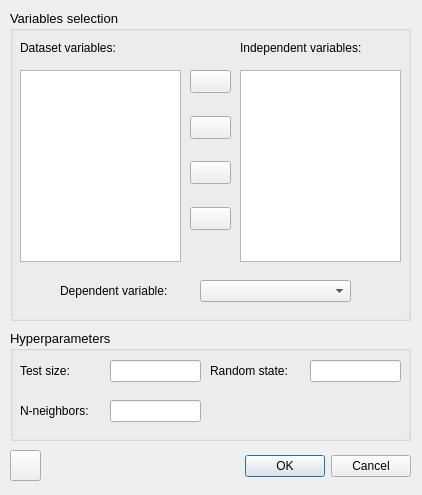
<?xml version="1.0" encoding="UTF-8"?>
<ui version="4.0">
 <class>linear_regressor</class>
 <widget class="QWidget" name="linear_regressor">
  <property name="geometry">
   <rect>
    <x>0</x>
    <y>0</y>
    <width>422</width>
    <height>495</height>
   </rect>
  </property>
  <property name="windowTitle">
   <string>KNN regression</string>
  </property>
  <widget class="QGroupBox" name="groupBox">
   <property name="geometry">
    <rect>
     <x>10</x>
     <y>10</y>
     <width>401</width>
     <height>311</height>
    </rect>
   </property>
   <property name="font">
    <font>
     <pointsize>10</pointsize>
    </font>
   </property>
   <property name="title">
    <string>Variables selection</string>
   </property>
   <widget class="QLabel" name="label_9">
    <property name="geometry">
     <rect>
      <x>50</x>
      <y>270</y>
      <width>141</width>
      <height>21</height>
     </rect>
    </property>
    <property name="font">
     <font>
      <pointsize>9</pointsize>
     </font>
    </property>
    <property name="text">
     <string>Dependent variable:</string>
    </property>
   </widget>
   <widget class="QLabel" name="label_8">
    <property name="geometry">
     <rect>
      <x>230</x>
      <y>30</y>
      <width>181</width>
      <height>16</height>
     </rect>
    </property>
    <property name="font">
     <font>
      <pointsize>9</pointsize>
     </font>
    </property>
    <property name="text">
     <string>Independent variables:</string>
    </property>
   </widget>
   <widget class="QListWidget" name="listWidget_2">
    <property name="geometry">
     <rect>
      <x>230</x>
      <y>60</y>
      <width>161</width>
      <height>192</height>
     </rect>
    </property>
   </widget>
   <widget class="QWidget" name="verticalLayoutWidget">
    <property name="geometry">
     <rect>
      <x>180</x>
      <y>60</y>
      <width>41</width>
      <height>160</height>
     </rect>
    </property>
    <layout class="QVBoxLayout" name="verticalLayout">
     <item>
      <widget class="QPushButton" name="pushButton_1">
       <property name="text">
        <string/>
       </property>
       <property name="icon">
        <iconset>
         <normaloff>../feather/chevrons-right.svg</normaloff>../feather/chevrons-right.svg</iconset>
       </property>
      </widget>
     </item>
     <item>
      <spacer name="verticalSpacer">
       <property name="orientation">
        <enum>Qt::Vertical</enum>
       </property>
       <property name="sizeHint" stdset="0">
        <size>
         <width>20</width>
         <height>40</height>
        </size>
       </property>
      </spacer>
     </item>
     <item>
      <widget class="QPushButton" name="pushButton_2">
       <property name="text">
        <string/>
       </property>
       <property name="icon">
        <iconset>
         <normaloff>../feather/chevron-right.svg</normaloff>../feather/chevron-right.svg</iconset>
       </property>
      </widget>
     </item>
     <item>
      <spacer name="verticalSpacer_2">
       <property name="orientation">
        <enum>Qt::Vertical</enum>
       </property>
       <property name="sizeHint" stdset="0">
        <size>
         <width>20</width>
         <height>40</height>
        </size>
       </property>
      </spacer>
     </item>
     <item>
      <widget class="QPushButton" name="pushButton_3">
       <property name="text">
        <string/>
       </property>
       <property name="icon">
        <iconset>
         <normaloff>../feather/chevron-left.svg</normaloff>../feather/chevron-left.svg</iconset>
       </property>
      </widget>
     </item>
     <item>
      <spacer name="verticalSpacer_3">
       <property name="orientation">
        <enum>Qt::Vertical</enum>
       </property>
       <property name="sizeHint" stdset="0">
        <size>
         <width>20</width>
         <height>40</height>
        </size>
       </property>
      </spacer>
     </item>
     <item>
      <widget class="QPushButton" name="pushButton_4">
       <property name="text">
        <string/>
       </property>
       <property name="icon">
        <iconset>
         <normaloff>../feather/chevrons-left.svg</normaloff>../feather/chevrons-left.svg</iconset>
       </property>
      </widget>
     </item>
    </layout>
   </widget>
   <widget class="QListWidget" name="listWidget">
    <property name="geometry">
     <rect>
      <x>10</x>
      <y>60</y>
      <width>161</width>
      <height>192</height>
     </rect>
    </property>
   </widget>
   <widget class="QComboBox" name="comboBox">
    <property name="geometry">
     <rect>
      <x>190</x>
      <y>270</y>
      <width>151</width>
      <height>22</height>
     </rect>
    </property>
   </widget>
   <widget class="QLabel" name="label_7">
    <property name="geometry">
     <rect>
      <x>10</x>
      <y>30</y>
      <width>141</width>
      <height>16</height>
     </rect>
    </property>
    <property name="font">
     <font>
      <pointsize>9</pointsize>
     </font>
    </property>
    <property name="text">
     <string>Dataset variables:</string>
    </property>
   </widget>
  </widget>
  <widget class="QGroupBox" name="groupBox_2">
   <property name="geometry">
    <rect>
     <x>10</x>
     <y>330</y>
     <width>401</width>
     <height>111</height>
    </rect>
   </property>
   <property name="font">
    <font>
     <pointsize>10</pointsize>
    </font>
   </property>
   <property name="title">
    <string>Hyperparameters</string>
   </property>
   <widget class="QLabel" name="label_3">
    <property name="geometry">
     <rect>
      <x>10</x>
      <y>30</y>
      <width>71</width>
      <height>21</height>
     </rect>
    </property>
    <property name="font">
     <font>
      <pointsize>9</pointsize>
     </font>
    </property>
    <property name="text">
     <string>Test size:</string>
    </property>
   </widget>
   <widget class="QLineEdit" name="lineEdit_2">
    <property name="geometry">
     <rect>
      <x>300</x>
      <y>30</y>
      <width>91</width>
      <height>22</height>
     </rect>
    </property>
   </widget>
   <widget class="QLineEdit" name="lineEdit_1">
    <property name="geometry">
     <rect>
      <x>100</x>
      <y>30</y>
      <width>91</width>
      <height>22</height>
     </rect>
    </property>
   </widget>
   <widget class="QLabel" name="label_2">
    <property name="geometry">
     <rect>
      <x>200</x>
      <y>30</y>
      <width>111</width>
      <height>21</height>
     </rect>
    </property>
    <property name="font">
     <font>
      <pointsize>9</pointsize>
     </font>
    </property>
    <property name="text">
     <string>Random state:</string>
    </property>
   </widget>
   <widget class="QLabel" name="label_4">
    <property name="geometry">
     <rect>
      <x>10</x>
      <y>70</y>
      <width>91</width>
      <height>21</height>
     </rect>
    </property>
    <property name="font">
     <font>
      <pointsize>9</pointsize>
     </font>
    </property>
    <property name="text">
     <string>N-neighbors:</string>
    </property>
   </widget>
   <widget class="QLineEdit" name="lineEdit_3">
    <property name="geometry">
     <rect>
      <x>100</x>
      <y>70</y>
      <width>91</width>
      <height>22</height>
     </rect>
    </property>
   </widget>
  </widget>
  <widget class="QDialogButtonBox" name="buttonBox">
   <property name="geometry">
    <rect>
     <x>230</x>
     <y>450</y>
     <width>181</width>
     <height>32</height>
    </rect>
   </property>
   <property name="orientation">
    <enum>Qt::Horizontal</enum>
   </property>
   <property name="standardButtons">
    <set>QDialogButtonBox::Cancel|QDialogButtonBox::Ok</set>
   </property>
  </widget>
  <widget class="QPushButton" name="pushButton">
   <property name="geometry">
    <rect>
     <x>10</x>
     <y>450</y>
     <width>31</width>
     <height>31</height>
    </rect>
   </property>
   <property name="text">
    <string/>
   </property>
   <property name="icon">
    <iconset>
     <normaloff>../../New folder/ease_ML/feather/help-circle.svg</normaloff>
     <normalon>../feather/help-circle.svg</normalon>../../New folder/ease_ML/feather/help-circle.svg</iconset>
   </property>
  </widget>
 </widget>
 <tabstops>
  <tabstop>comboBox</tabstop>
  <tabstop>lineEdit_1</tabstop>
  <tabstop>lineEdit_2</tabstop>
  <tabstop>pushButton</tabstop>
  <tabstop>pushButton_1</tabstop>
  <tabstop>pushButton_2</tabstop>
  <tabstop>pushButton_3</tabstop>
  <tabstop>pushButton_4</tabstop>
  <tabstop>listWidget</tabstop>
  <tabstop>listWidget_2</tabstop>
 </tabstops>
 <resources/>
 <connections/>
</ui>
